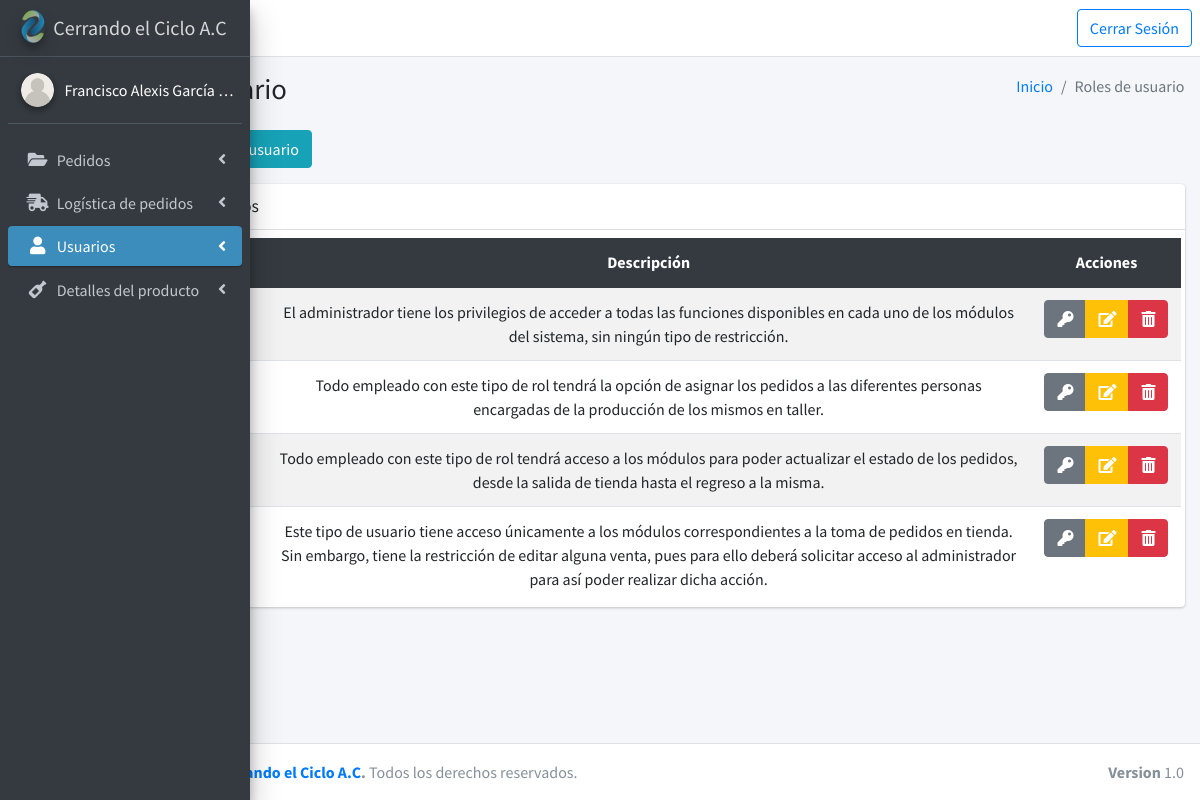
The app's page /mainRoles (signed in) with its own data.
### tables this page shows
CREATE TABLE `tipo_usuario` (
  `Id_Tipo_User` int(11) NOT NULL,
  `Tipo_User` text NOT NULL,
  `Descripcion_Tipo_User` text NOT NULL
);

### controllers/plantilla.controlador.php (called while the page is built)
<?php
    Class ControladorPlantilla{
        static public function TraerPlantilla(){
            include "views/plantilla.php";
        }
    }
?>

### index.php (called while the page is built, shortened)
<?php
    require_once "controllers/plantilla.controlador.php";
    require_once "controllers/roles.controlador.php";
    require_once "models/roles.modelo.php";
    $plantilla = new ControladorPlantilla();
    $plantilla->TraerPlantilla();
?>

### controllers/roles.controlador.php (called while the page is built, shortened)
<?php
class ControladorRoles
{
    static public function ctrObtenerRoles($item, $valor)
    {
        $tabla = "tipo_usuario";
        $consulta = ModeloRoles::mdlObtenerRoles($tabla, $item, $valor);
        return $consulta;
    }
}

### models/conexion.php (called while the page is built)
<?php
    Class Conexion {
        static public function conectar(){
            $link = new PDO("mysql:host=localhost;dbname=logistica-pedidos",
                            "root",
                            "");
            $link->exec("set names utf8");
            return $link;
        }
    }
?>

### models/roles.modelo.php (called while the page is built, shortened)
<?php
require_once "conexion.php";
class ModeloRoles
{
    static public function mdlObtenerRoles($tabla, $item, $valor)
    {
        if ($valor == null) {
            $stmt = Conexion::conectar()->prepare("SELECT * FROM $tabla WHERE Tipo_User != 'Usuario eliminado' AND Tipo_User != 'Usuario no asignado' ORDER BY $item ASC");
            $stmt->execute();
            return $stmt->fetchAll();
        }
    }
}

### views/modules/Roles-Usuario/tablaRoles.php (the view)
<table class="table table-hover table-striped text-md-center tablas dt-responsive">
    <thead class="thead-dark">
        <tr>
            <th scope="col" style="width: 3px; max-width: 10px;">#</th>
            <th scope="col">Rol</th>
            <th scope="col" style="max-width: 45%;">Descripción</th>
            <th scope="col">Acciones</th>
        </tr>
    </thead>
    <tbody>
        <?php
        $item = "Tipo_User";
        $roles = ControladorRoles::ctrObtenerRoles($item, null);
        foreach ($roles as $key => $value) :
        ?>
            <tr>
                <td scope="row" style="width: 3px; max-width: 10px;"><?php echo $key + 1; ?></td>
                <td><?php echo $value["Tipo_User"]; ?></td>
                <td><?php echo $value["Descripcion_Tipo_User"]; ?></td>
                <td>
                    <div class="btn-group">
                        <button class="btn btn-secondary btnEditarPermisos" idRol="<?php echo $value["Id_Tipo_User"]; ?>" data-toggle="modal" data-target="#modalEditarPermisos"><i class="fas fa-key"></i></button>
                        <button class="btn btn-warning btnEditarRol" idRol="<?php echo $value["Id_Tipo_User"]; ?>" data-toggle="modal" data-target="#modalEditRol"><i class="fas fa-edit text-white"></i></button>
                        <button class="btn btn-danger btnEliminarRol" idRol="<?php echo $value["Id_Tipo_User"]; ?>"><i class="fas fa-trash-alt text-white"></i></button>
                    </div>
                </td>
            </tr>
        <?php endforeach ?>
    </tbody>
</table>

### records on screen
tipo_usuario: Descripcion_Tipo_User "El administrador tiene los privilegios de acceder a todas las funciones disponibles en cada uno de los módulos del sistema, sin ningún tipo de restricción."
tipo_usuario: Descripcion_Tipo_User "Todo empleado con este tipo de rol tendrá la opción de asignar los pedidos a las diferentes personas encargadas de la producción de los mismos en taller."
tipo_usuario: Descripcion_Tipo_User "Todo empleado con este tipo de rol tendrá acceso a los módulos para poder actualizar el estado de los pedidos, desde la salida de tienda hasta el regreso a la misma."
tipo_usuario: Descripcion_Tipo_User "Este tipo de usuario tiene acceso únicamente a los módulos correspondientes a la toma de pedidos en tienda. Sin embargo, tiene la restricción de editar alguna venta, pues para ello deberá solicitar acceso al administrador para así poder realizar dicha acción."

### other values on screen
$_SESSION["nombreUsuario"] "Francisco Alexis García…"
